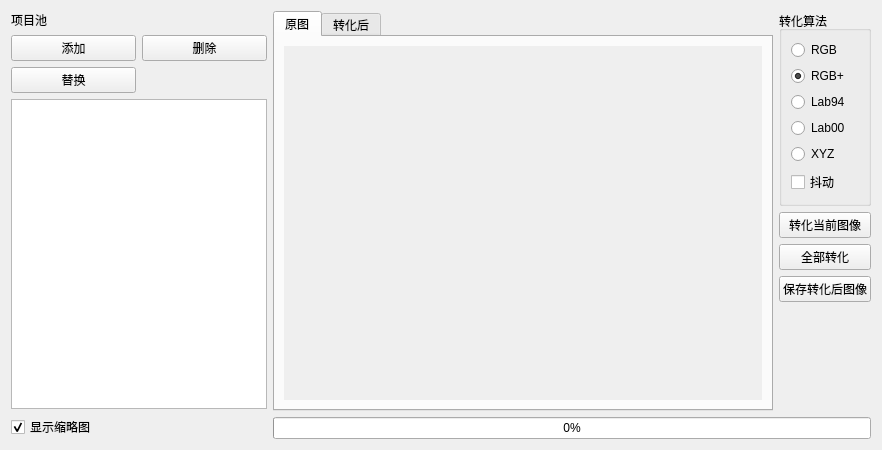
      <widget class="QWidget" name="tab_2">
       <attribute name="title">
        <string>导入图像并转化</string>
       </attribute>
       <layout class="QGridLayout" name="gridLayout_6" columnstretch="0,1,0,0">
        <item row="2" column="2" colspan="2">
         <widget class="QPushButton" name="pb_cvt_all">
          <property name="sizePolicy">
           <sizepolicy hsizetype="Preferred" vsizetype="Fixed">
            <horstretch>0</horstretch>
            <verstretch>0</verstretch>
           </sizepolicy>
          </property>
          <property name="text">
           <string>全部转化</string>
          </property>
         </widget>
        </item>
        <item row="0" column="0" rowspan="7">
         <layout class="QGridLayout" name="gridLayout_11">
          <property name="leftMargin">
           <number>0</number>
          </property>
          <property name="topMargin">
           <number>0</number>
          </property>
          <item row="3" column="0" colspan="2">
           <widget class="AdaptiveListView" name="lview_pool_cvt">
            <property name="sizePolicy">
             <sizepolicy hsizetype="Preferred" vsizetype="Expanding">
              <horstretch>0</horstretch>
              <verstretch>0</verstretch>
             </sizepolicy>
            </property>
            <property name="acceptDrops">
             <bool>false</bool>
            </property>
            <property name="editTriggers">
             <set>QAbstractItemView::EditTrigger::NoEditTriggers</set>
            </property>
            <property name="dragEnabled">
             <bool>true</bool>
            </property>
            <property name="dragDropOverwriteMode">
             <bool>false</bool>
            </property>
            <property name="dragDropMode">
             <enum>QAbstractItemView::DragDropMode::DragDrop</enum>
            </property>
            <property name="defaultDropAction">
             <enum>Qt::DropAction::IgnoreAction</enum>
            </property>
            <property name="selectionMode">
             <enum>QAbstractItemView::SelectionMode::ExtendedSelection</enum>
            </property>
            <property name="textElideMode">
             <enum>Qt::TextElideMode::ElideLeft</enum>
            </property>
            <property name="movement">
             <enum>QListView::Movement::Snap</enum>
            </property>
            <property name="flow">
             <enum>QListView::Flow::TopToBottom</enum>
            </property>
            <property name="isWrapping" stdset="0">
             <bool>false</bool>
            </property>
            <property name="resizeMode">
             <enum>QListView::ResizeMode::Adjust</enum>
            </property>
            <property name="spacing">
             <number>10</number>
            </property>
            <property name="viewMode">
             <enum>QListView::ViewMode::IconMode</enum>
            </property>
            <property name="modelColumn">
             <number>0</number>
            </property>
            <property name="wordWrap">
             <bool>true</bool>
            </property>
            <property name="selectionRectVisible">
             <bool>true</bool>
            </property>
            <property name="itemAlignment">
             <set>Qt::AlignmentFlag::AlignHCenter|Qt::AlignmentFlag::AlignTop</set>
            </property>
           </widget>
          </item>
          <item row="1" column="1">
           <widget class="QPushButton" name="pb_remove_image">
            <property name="sizePolicy">
             <sizepolicy hsizetype="Preferred" vsizetype="Fixed">
              <horstretch>0</horstretch>
              <verstretch>0</verstretch>
             </sizepolicy>
            </property>
            <property name="text">
             <string>删除</string>
            </property>
           </widget>
          </item>
          <item row="0" column="0" colspan="2">
           <widget class="QLabel" name="label">
            <property name="text">
             <string>项目池</string>
            </property>
           </widget>
          </item>
          <item row="1" column="0">
           <widget class="QPushButton" name="pb_add_image">
            <property name="sizePolicy">
             <sizepolicy hsizetype="Preferred" vsizetype="Fixed">
              <horstretch>0</horstretch>
              <verstretch>0</verstretch>
             </sizepolicy>
            </property>
            <property name="text">
             <string>添加</string>
            </property>
           </widget>
          </item>
          <item row="4" column="0" colspan="2">
           <widget class="QCheckBox" name="cb_lv_cvt_icon_mode">
            <property name="enabled">
             <bool>true</bool>
            </property>
            <property name="sizePolicy">
             <sizepolicy hsizetype="Preferred" vsizetype="Fixed">
              <horstretch>0</horstretch>
              <verstretch>0</verstretch>
             </sizepolicy>
            </property>
            <property name="text">
             <string>显示缩略图</string>
            </property>
            <property name="checked">
             <bool>true</bool>
            </property>
           </widget>
          </item>
          <item row="2" column="0">
           <widget class="QPushButton" name="pb_replace_image">
            <property name="sizePolicy">
             <sizepolicy hsizetype="Preferred" vsizetype="Fixed">
              <horstretch>0</horstretch>
              <verstretch>0</verstretch>
             </sizepolicy>
            </property>
            <property name="text">
             <string>替换</string>
            </property>
           </widget>
          </item>
         </layout>
        </item>
        <item row="5" column="2" colspan="2">
         <spacer name="verticalSpacer">
          <property name="orientation">
           <enum>Qt::Orientation::Vertical</enum>
          </property>
          <property name="sizeHint" stdset="0">
           <size>
            <width>20</width>
            <height>40</height>
           </size>
          </property>
         </spacer>
        </item>
        <item row="3" column="2" colspan="2">
         <widget class="QPushButton" name="pb_save_converted">
          <property name="sizePolicy">
           <sizepolicy hsizetype="Preferred" vsizetype="Fixed">
            <horstretch>0</horstretch>
            <verstretch>0</verstretch>
           </sizepolicy>
          </property>
          <property name="text">
           <string>保存转化后图像</string>
          </property>
         </widget>
        </item>
        <item row="0" column="2" colspan="2">
         <widget class="QGroupBox" name="groupBox_4">
          <property name="title">
           <string>转化算法</string>
          </property>
          <layout class="QGridLayout" name="gridLayout_9">
           <item row="4" column="0">
            <widget class="QRadioButton" name="rb_algo_XYZ">
             <property name="text">
              <string notr="true">XYZ</string>
             </property>
            </widget>
           </item>
           <item row="5" column="0">
            <widget class="QCheckBox" name="cb_algo_dither">
             <property name="text">
              <string>抖动</string>
             </property>
            </widget>
           </item>
           <item row="2" column="0">
            <widget class="QRadioButton" name="rb_algo_Lab94">
             <property name="text">
              <string notr="true">Lab94</string>
             </property>
            </widget>
           </item>
           <item row="0" column="0">
            <widget class="QRadioButton" name="rb_algo_RGB">
             <property name="text">
              <string notr="true">RGB</string>
             </property>
            </widget>
           </item>
           <item row="1" column="0">
            <widget class="QRadioButton" name="rb_algo_RGB_plus">
             <property name="text">
              <string notr="true">RGB+</string>
             </property>
             <property name="checked">
              <bool>true</bool>
             </property>
            </widget>
           </item>
           <item row="3" column="0">
            <widget class="QRadioButton" name="rb_algo_Lab00">
             <property name="text">
              <string notr="true">Lab00</string>
             </property>
            </widget>
           </item>
          </layout>
         </widget>
        </item>
        <item row="1" column="2" colspan="2">
         <widget class="QPushButton" name="pb_cvt_current">
          <property name="sizePolicy">
           <sizepolicy hsizetype="Preferred" vsizetype="Fixed">
            <horstretch>0</horstretch>
            <verstretch>0</verstretch>
           </sizepolicy>
          </property>
          <property name="text">
           <string>转化当前图像</string>
          </property>
         </widget>
        </item>
        <item row="4" column="2" colspan="2">
         <widget class="QLabel" name="lb_map_shape">
          <property name="text">
           <string/>
          </property>
          <property name="alignment">
           <set>Qt::AlignmentFlag::AlignCenter</set>
          </property>
         </widget>
        </item>
        <item row="6" column="1" colspan="3">
         <widget class="QProgressBar" name="pbar_cvt">
          <property name="value">
           <number>0</number>
          </property>
         </widget>
        </item>
        <item row="0" column="1" rowspan="6">
         <widget class="QTabWidget" name="tw_cvt_image">
          <property name="minimumSize">
           <size>
            <width>500</width>
            <height>400</height>
           </size>
          </property>
          <property name="tabPosition">
           <enum>QTabWidget::TabPosition::North</enum>
          </property>
          <property name="tabShape">
           <enum>QTabWidget::TabShape::Rounded</enum>
          </property>
          <property name="currentIndex">
           <number>0</number>
          </property>
          <property name="elideMode">
           <enum>Qt::TextElideMode::ElideLeft</enum>
          </property>
          <property name="documentMode">
           <bool>false</bool>
          </property>
          <property name="tabsClosable">
           <bool>false</bool>
          </property>
          <property name="tabBarAutoHide">
           <bool>false</bool>
          </property>
          <widget class="QWidget" name="tab_4">
           <attribute name="title">
            <string>原图</string>
           </attribute>
           <layout class="QGridLayout" name="gridLayout_7">
            <item row="0" column="0">
             <widget class="AdaptiveLabel" name="lb_raw_image">
              <property name="sizePolicy">
               <sizepolicy hsizetype="Expanding" vsizetype="Expanding">
                <horstretch>0</horstretch>
                <verstretch>0</verstretch>
               </sizepolicy>
              </property>
              <property name="autoFillBackground">
               <bool>true</bool>
              </property>
              <property name="frameShape">
               <enum>QFrame::Shape::NoFrame</enum>
              </property>
              <property name="lineWidth">
               <number>1</number>
              </property>
              <property name="text">
               <string/>
              </property>
              <property name="scaledContents">
               <bool>false</bool>
              </property>
             </widget>
            </item>
           </layout>
          </widget>
          <widget class="QWidget" name="tab_5">
           <attribute name="title">
            <string>转化后</string>
           </attribute>
           <layout class="QGridLayout" name="gridLayout_8">
            <item row="0" column="0">
             <widget class="AdaptiveLabel" name="lb_cvted_image">
              <property name="sizePolicy">
               <sizepolicy hsizetype="Expanding" vsizetype="Expanding">
                <horstretch>0</horstretch>
                <verstretch>0</verstretch>
               </sizepolicy>
              </property>
              <property name="autoFillBackground">
               <bool>true</bool>
              </property>
              <property name="frameShape">
               <enum>QFrame::Shape::NoFrame</enum>
              </property>
              <property name="lineWidth">
               <number>1</number>
              </property>
              <property name="text">
               <string/>
              </property>
             </widget>
            </item>
           </layout>
          </widget>
         </widget>
        </item>
       </layout>
      </widget>
